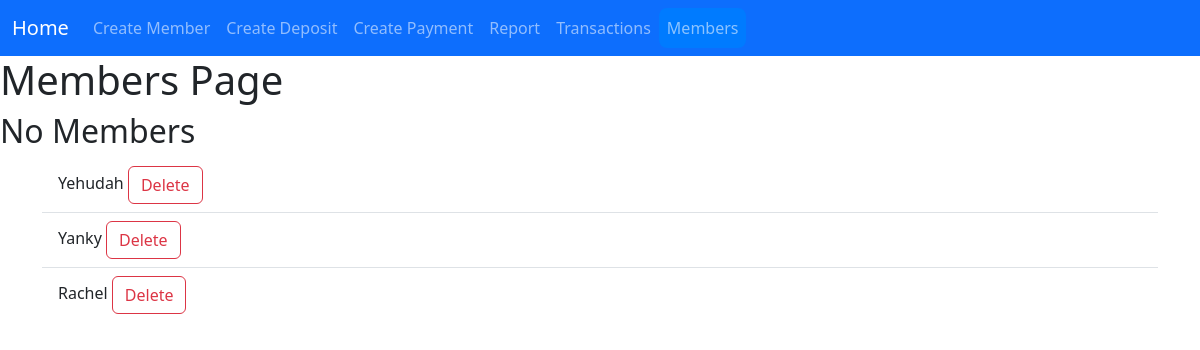
The app's page /hub/list_member/, older data.
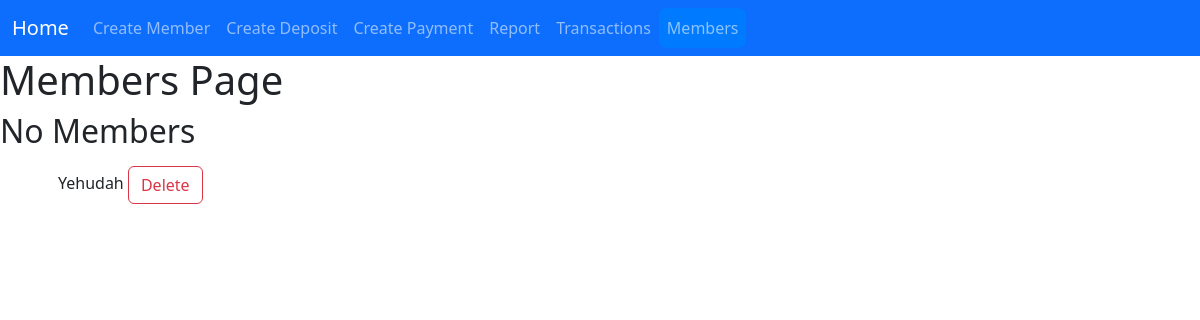
The same page, newer data.
### hub/models.py (models this page shows)
class Member(models.Model):
    time_added = models.DateTimeField(auto_now_add=True, null=True,blank=True)
    name = models.CharField(max_length=30)
    def __str__(self):
        return f"{self.name}"

### hub/views.py (the view)
# urls.py: path('list_member/',views.ListMemberView.as_view(),name='list_member'),
class ListMemberView(ListView):
    model = Member
    context_object_name = 'members'
    queryset = Member.objects.order_by('id')

### hub/templates/hub/member_list.html (shortened to what this page needs)
{% extends 'base.html' %} {% block title %}
<h1>Members Page</h1>
{% endblock %} {% block content %}
{% if joined_table|length == 0 %}
<h2>No Members</h2>
{%endif%}
    <div class="container-md">
        <ul class="list-group list-group-flush">
            {% for member in members%}
                <li class="list-group-item">
                    {{member | lower | capfirst}}
                    <a href="/hub/member_delete/{{member.id}}">
                        <button type="button" class="btn btn-outline-danger">Delete</button>
                    </a>
                </li>
            {%endfor%}
        </ul>
    </div>
{% endblock content%}

Row changes from the older to the newer data that the page shows:
removed Member: name "Yanky"
removed Member: name "Rachel"
